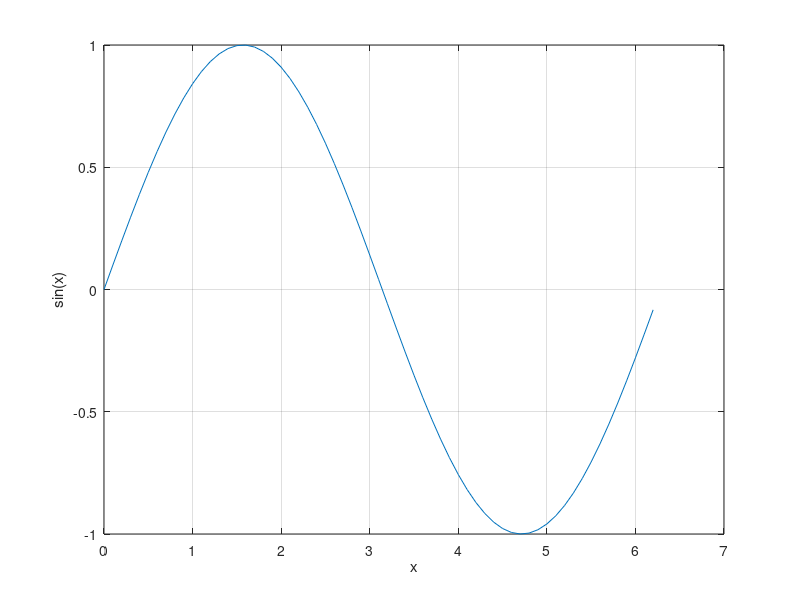

The MATLAB source for this figure:
x=(0:0.1:2*pi)%从0开始步长0.1直到2pi
y=sin(x)
plot(x,y)
xlabel('x')
ylabel('sin(x)')
grid on%上帝说要有格
